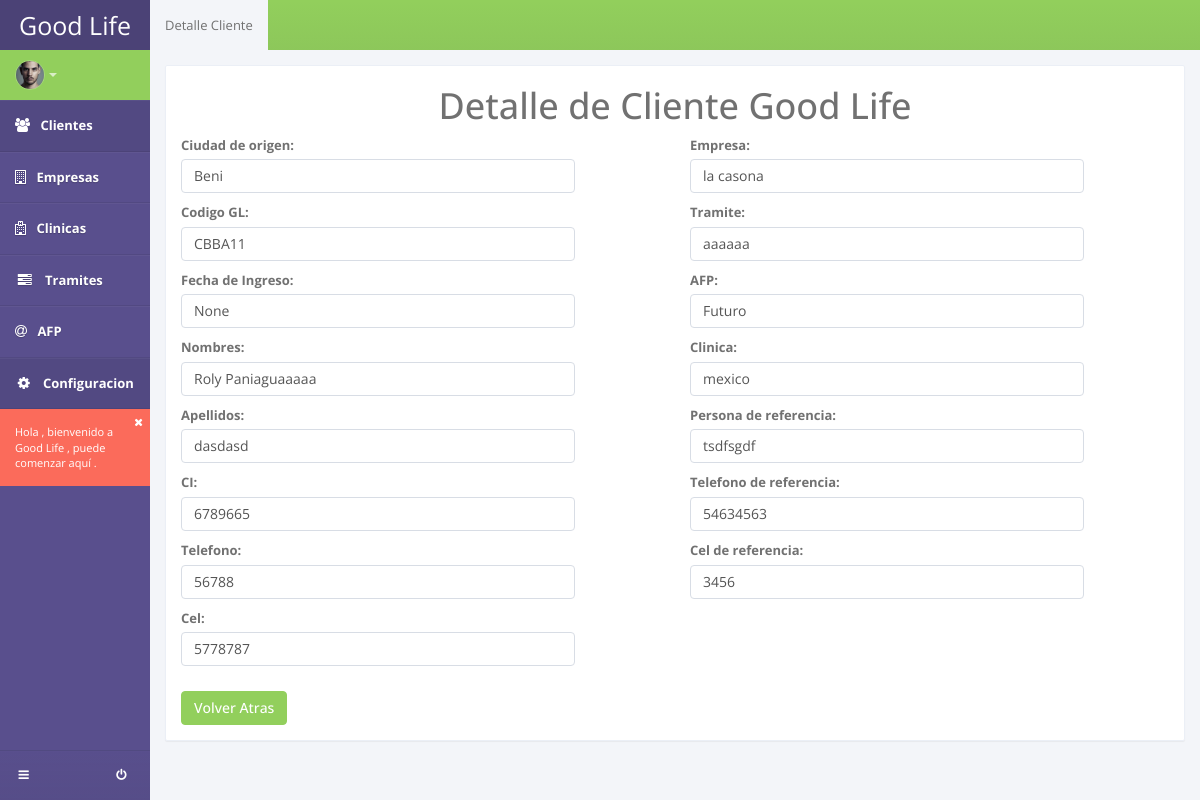
The page /detail_cliente/16 on the database its author committed.
### apps/clientes/models.py (models this page shows, shortened)
class Cliente(models.Model):
	codigo_gl = models.CharField(max_length=20)
	fecha_ingreso = models.DateField(null=True, blank=True)
	ciudad_origen = models.CharField(max_length=50, choices=DEP_CHOICES)
	nombres = models.CharField(max_length=100)
	apellidos = models.CharField(max_length=100)
	fecha_naciemiento = models.DateField(null=True, blank=True)
	edad = models.IntegerField()
	ci = models.BigIntegerField()
	expedido = models.CharField(max_length=100, null=True, blank=True)
	telefono = models.IntegerField(null=True, blank=True)
	cel = models.IntegerField(null=True, blank=True)
	foto = models.ImageField(upload_to='clientes', null=True, blank=True)
	activo = models.BooleanField(default=True)
	empresa = models.ForeignKey(Empresa, null=True, blank=True)
	tramite = models.ForeignKey(Tramite, null=True, blank=True)
	afps = models.ForeignKey(TramiteAfp, null=True, blank=True)
	clinica = models.ForeignKey(Clinica, null=True, blank=True)
	persona_referencia = models.CharField(max_length=150, null=True, blank=True)
	telefono_per_referencia = models.IntegerField(null=True, blank=True)
	cel_per_referencia = models.IntegerField(null=True, blank=True)
	usuario = models.CharField(max_length=50, null=True, blank=True)
	fecha_inactivo = models.DateField(null=True, blank=True)
	seguro = models.CharField(max_length=50, null=True, blank=True)

### apps/empresas/models.py (models this page shows)
class Empresa(models.Model):
	razon_social = models.CharField(max_length=150)
	direccion = models.CharField(max_length=150)
	telefono1 = models.CharField(max_length=20, blank=True)
	telefono2 = models.CharField(max_length=20, blank=True)
	nro_patronal = models.CharField(max_length=50, blank=True)
	departamento = models.CharField(max_length=100)
	municipios = models.CharField(max_length=100)
	def __unicode__(self):
		return self.razon_social

### apps/tramites/models.py (models this page shows)
class Tramite(models.Model):
	tipo_tramite = models.CharField(max_length=150)
	observaciones = models.CharField(max_length=500, blank=True)
	def __unicode__(self):
		return self.tipo_tramite

class TramiteAfp(models.Model):
	tipo_afp = models.CharField(max_length=150)
	observaciones = models.CharField(max_length=500, blank=True)
	def __unicode__(self):
		return self.tipo_afp

### apps/clinicas/models.py (models this page shows)
class Clinica(models.Model):
	razon_social = models.CharField(max_length=150)
	direccion = models.CharField(max_length=150)
	telefono1 = models.CharField(max_length=20, blank=True)
	telefono2 = models.CharField(max_length=20, blank=True)
	def __unicode__(self):
		return self.razon_social

### apps/clientes/views.py (the view)
# urls.py: url(r'^detail_cliente/(?P<pk>\d+)$', ClienteDetail.as_view(), name='cliente_detail'),
class ClienteDetail(DetailView):
  template_name = 'clientes/detail_cliente.html'
  model = Cliente

### templates/clientes/detail_cliente.html (shortened to what this page needs)
{% extends 'base_sistema.html' %}
{% block content %}
<section id="content">
  <section class="vbox">
    <header class="header bg-success bg-gradient">
          <ul class="nav nav-tabs">
              <li class="active"><a href="#static" data-toggle="tab">Detalle Cliente</a></li>
          </ul>
      </header>
      <section class="scrollable wrapper">
        <div class="panel panel-default">
          <div class="container">
            <div class="row">
              <h1 class="text-center">Detalle de Cliente Good Life</h1>
              <form class="form-horizontal" method='POST'>
                  <div class="col-md-6">
                    <div class="form-group">
                      <label for="" class="col-sm-5 control-label2">Ciudad de origen:</label>
                      <div class="col-sm-10">
                      <p class="form-control">{{object.ciudad_origen}}</p>
                      </div>
                      <label for="" class="col-sm-5 control-label2">Codigo GL:</label>
                      <div class="col-sm-10">
                        <p class="form-control">{{object.codigo_gl}}</p>
                      </div>
                      <label for="" class="col-sm-5 control-label2">Fecha de Ingreso:</label>
                      <div class="col-sm-10">
                        <p class="form-control">{{object.fecha_ingreso}}</p>
                      </div>
                      <label for="" class="col-sm-5 control-label2">Nombres:</label>
                      <div class="col-sm-10">
                        <p class="form-control">{{object.nombres}}</p>
                      </div>
                      <label for="" class="col-sm-5 control-label2">Apellidos:</label>
                      <div class="col-sm-10">
                        <p class="form-control">{{object.apellidos}}</p>
                      </div>
                      <label for="" class="col-sm-5 control-label2">CI:</label>
                      <div class="col-sm-10">
                        <p class="form-control">{{object.ci}}</p>
                      </div>
                      <label for="" class="col-sm-5 control-label2">Telefono:</label>
                      <div class="col-sm-10">
                        <p class="form-control">{{object.telefono}}</p>
                      </div>
                      <label for="" class="col-sm-5 control-label2">Cel:</label>
                      <div class="col-sm-10">
                        <p class="form-control">{{object.cel}}</p>
                      </div>
                    </div>
                  </div>
                  <div class="col-md-6">
                    <div class="form-group">
                      <label for="" class="col-sm-5 control-label2">Empresa:</label>
                      <div class="col-sm-10">
                      <p class="form-control">{{object.empresa}}</p>
                      </div>
                      <label for="" class="col-sm-5 control-label2">Tramite:</label>
                      <div class="col-sm-10">
                      <p class="form-control">{{object.tramite}}</p>
                      </div>
                      <label for="" class="col-sm-5 control-label2">AFP:</label>
                      <div class="col-sm-10">
                      <p class="form-control">{{object.afps}}</p>
                      </div>
                      <label for="" class="col-sm-5 control-label2">Clinica:</label>
                      <div class="col-sm-10">
                      <p class="form-control">{{object.clinica}}</p>
                      </div>
                      <label for="" class="col-sm-5 control-label2">Persona de referencia:</label>
                      <div class="col-sm-10">
                        <p class="form-control">{{object.persona_referencia}}</p>
                      </div>
                      <label for="" class="col-sm-5 control-label2">Telefono de referencia:</label>
                      <div class="col-sm-10">
                        <p class="form-control">{{object.telefono_per_referencia}}</p>
                      </div>
                      <label for="" class="col-sm-5 control-label2">Cel de referencia:</label>
                      <div class="col-sm-10">
                        <p class="form-control">{{object.cel_per_referencia}}</p>
                      </div>
                    </div>
                  </div>
                </form>
              </div>
              <div class="form-group">
                        <div>
                          <a href="/listar_cliente" class="btn  btn-success"> Volver  Atras</a>
                        </div>
                      </div>
            </div>
          </div>
      </section>
  </section>
</section>
{% endblock content %}

### rows shown on the page
Cliente: ciudad_origen "Beni", codigo_gl "CBBA11", fecha_ingreso "None", nombres "Roly Paniaguaaaaa", apellidos "dasdasd", ci "6789665", telefono "56788", cel "5778787", empresa "la casona", tramite "aaaaaa", afps "Futuro", clinica "mexico", persona_referencia "tsdfsgdf", telefono_per_referencia "54634563", cel_per_referencia "3456"
